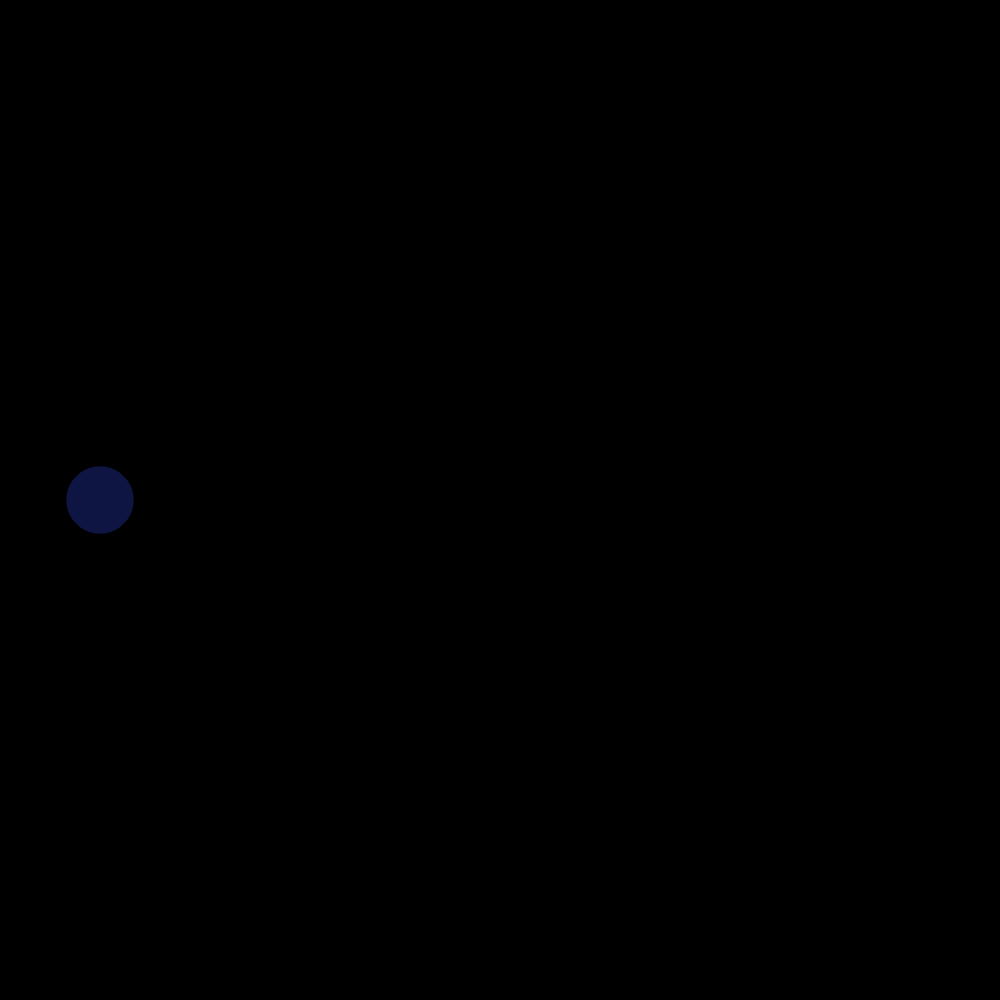
Frame 1 (no input)
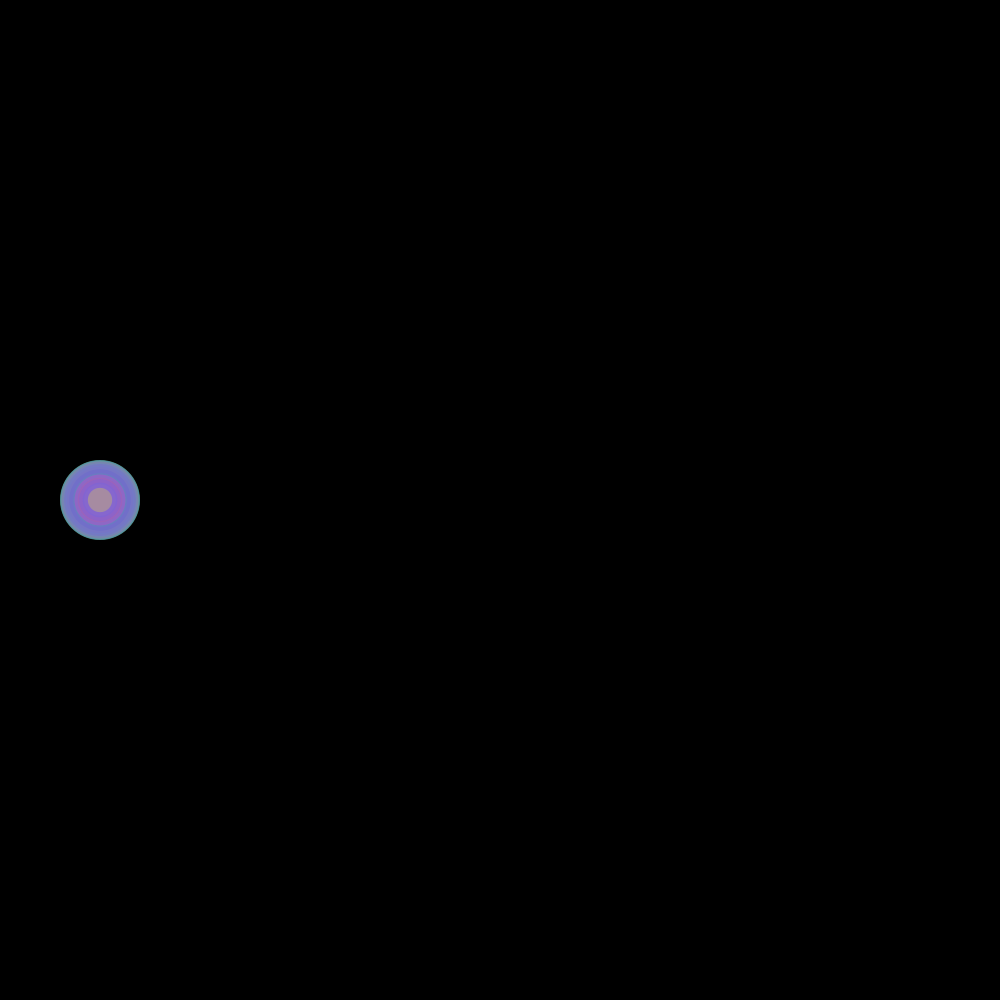
Frame 60 (the mouse pressed at the canvas centre just before this capture)
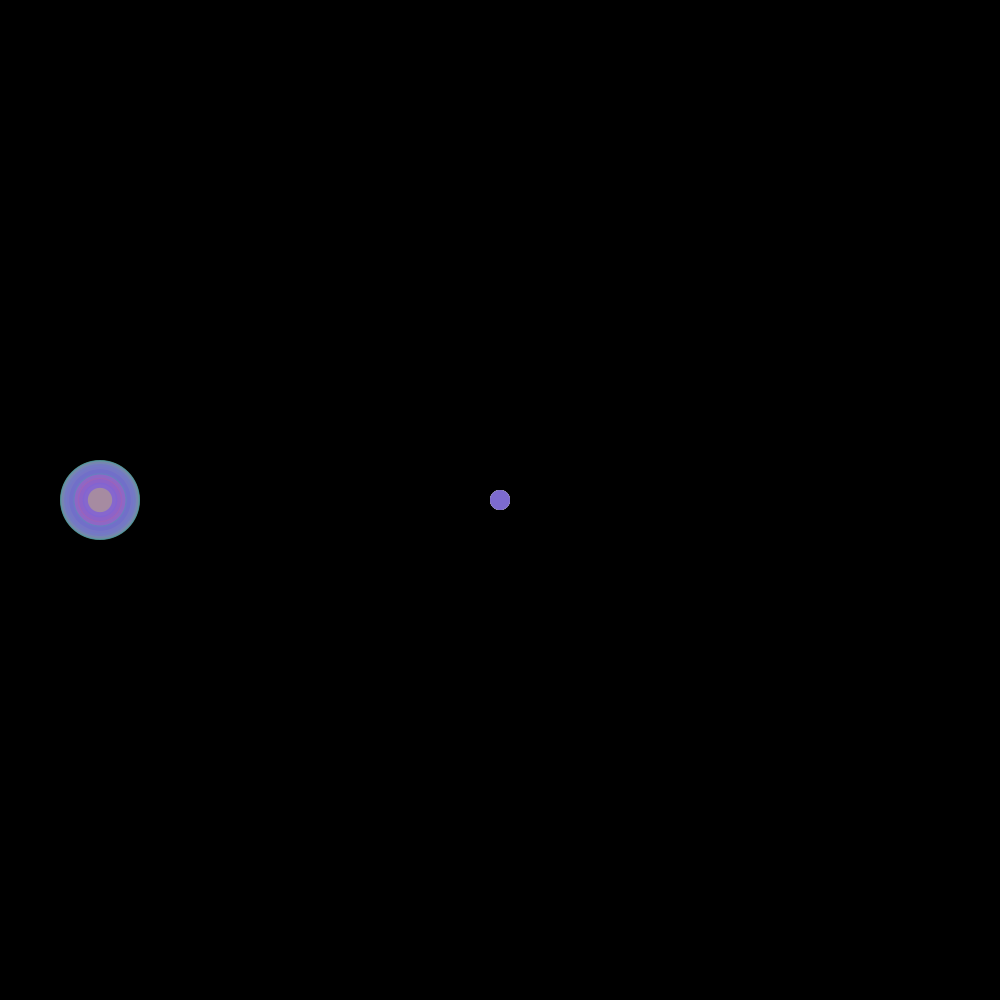
Frame 120 (the mouse held since frame 60 and released just before this capture)

The Processing sketch that drew these frames (run headless with seeded random() and noise(); from frame 60 on, the mouse is pressed at the canvas centre):

// Processing sketch: processing_176678
// ── processing_176678.pde

int counter;

void setup() {  //setup function called initially, only once
  size(1000,1000);
  background(0);  
  colorMode(HSB);   //set colors to Hue, Saturation, Brightness mode
  counter = 0;
}

void draw() {  //draw function loops 
  counter++;
  noStroke();
  fill(random(255),200,245,70);
  
  if(mousePressed == true) { //add some interaction
    ellipse(mouseX, mouseY, 20, 20);
  }
  else {
    ellipse(width/10, height/2, 80*sin(counter), 80*sin(counter));
  }
}
